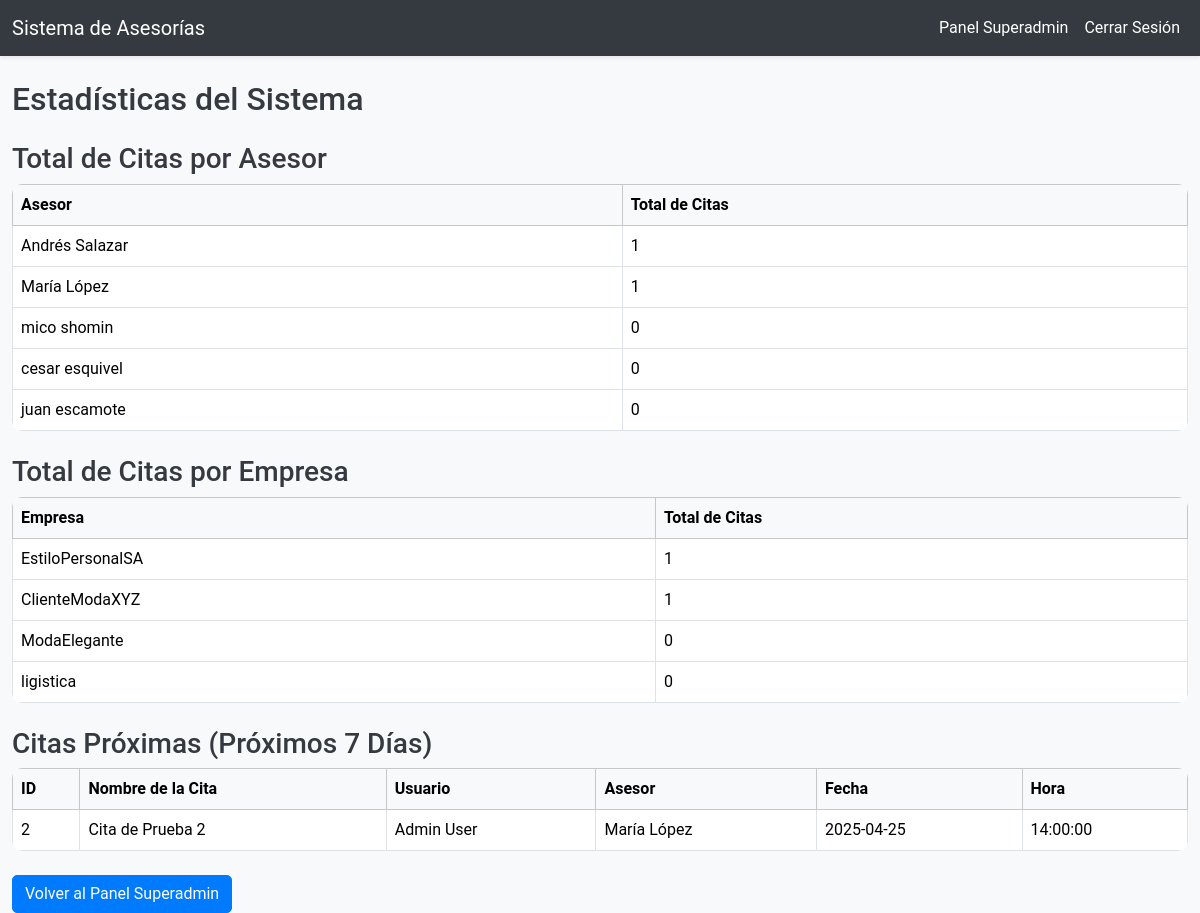
Page /estadisticas.php (signed in) on the committed database.
### tables this page shows
CREATE TABLE `citas` (
  `id_cita` int(11) NOT NULL,
  `nombre` varchar(50) NOT NULL,
  `documento_usuario` varchar(10) NOT NULL,
  `asesor_id` int(11) NOT NULL,
  `fecha` date NOT NULL,
  `hora` time NOT NULL
);

CREATE TABLE `usuarios` (
  `documento` varchar(11) NOT NULL,
  `nombres` varchar(40) NOT NULL,
  `telefono` varchar(20) NOT NULL,
  `email` varchar(150) NOT NULL,
  `clave` varchar(255) NOT NULL,
  `id_empresa` int(11) NOT NULL,
  `id_rol` int(11) NOT NULL
);

CREATE TABLE `asesores` (
  `id_asesor` int(11) NOT NULL,
  `nombre` varchar(40) NOT NULL,
  `especialidad` varchar(250) NOT NULL,
  `cod_barra` varchar(500) NOT NULL,
  `id_empresa` int(11) NOT NULL
);

### estadisticas.php (the view, shortened to what this page needs)
<?php
$host = '127.0.0.1';
$db = 'estilo_personal_hombres';
$user = 'root';
$pass = '';
$charset = 'utf8mb4';
$dsn = "mysql:host=$host;dbname=$db;charset=$charset";
$options = [
    PDO::ATTR_ERRMODE => PDO::ERRMODE_EXCEPTION,
    PDO::ATTR_DEFAULT_FETCH_MODE => PDO::FETCH_ASSOC,
    PDO::ATTR_EMULATE_PREPARES => false,
];
try {
    $pdo = new PDO($dsn, $user, $pass, $options);
} catch (PDOException $e) {
    die("Error de conexión: " . $e->getMessage());
}
$id_empresa = null;
$query_citas_asesor = "SELECT a.nombre AS nombre_asesor, COUNT(c.id_cita) AS total_citas
                       FROM asesores a
                       LEFT JOIN citas c ON a.id_asesor = c.asesor_id";
if ($_SESSION['rol'] === 'Admin') {
    $query_citas_asesor .= " WHERE a.id_empresa = ?
                             GROUP BY a.id_asesor, a.nombre";
    $stmt_citas_asesor = $pdo->prepare($query_citas_asesor);
    $stmt_citas_asesor->execute([$id_empresa]);
} else {
    $query_citas_asesor .= " GROUP BY a.id_asesor, a.nombre";
    $stmt_citas_asesor = $pdo->query($query_citas_asesor);
}
$citas_por_asesor = $stmt_citas_asesor->fetchAll();
$citas_por_empresa = [];
if ($_SESSION['rol'] === 'Superadmin') {
    $stmt_citas_empresa = $pdo->query("SELECT e.nombre_empresa, COUNT(c.id_cita) AS total_citas
                                       FROM empresas e
                                       LEFT JOIN usuarios u ON e.id_empresa = u.id_empresa
                                       LEFT JOIN citas c ON u.documento = c.documento_usuario
                                       GROUP BY e.id_empresa, e.nombre_empresa");
    $citas_por_empresa = $stmt_citas_empresa->fetchAll();
}
$fecha_actual = date('Y-m-d');
$fecha_limite = date('Y-m-d', strtotime('+7 days'));
$query_citas_proximas = "SELECT c.*, u.nombres AS nombre_usuario, a.nombre AS nombre_asesor
                         FROM citas c
                         JOIN usuarios u ON c.documento_usuario = u.documento
                         JOIN asesores a ON c.asesor_id = a.id_asesor
                         WHERE c.fecha BETWEEN ? AND ?";
if ($_SESSION['rol'] === 'Admin') {
    $query_citas_proximas .= " AND u.id_empresa = ?";
    $stmt_citas_proximas = $pdo->prepare($query_citas_proximas);
    $stmt_citas_proximas->execute([$fecha_actual, $fecha_limite, $id_empresa]);
} else {
    $stmt_citas_proximas = $pdo->prepare($query_citas_proximas);
    $stmt_citas_proximas->execute([$fecha_actual, $fecha_limite]);
}
$citas_proximas = $stmt_citas_proximas->fetchAll();
?>
<!DOCTYPE html>
<html lang="es">
<head>
    <link href="css/bootstrap.min.css" rel="stylesheet">
    <link href="css/estilo.css" rel="stylesheet">
</head>
<body>
    <nav class="navbar navbar-expand-lg navbar-light bg-light shadow-sm">
        <div class="container">
            <a class="navbar-brand" href="#">Sistema de Asesorías</a>
            <div class="navbar-nav ms-auto">
                <?php if ($_SESSION['rol'] === 'Superadmin'): ?>
                    <a class="nav-link" href="superadmin.php">Panel Superadmin</a>
                <?php else: ?>
                    <a class="nav-link" href="admin.php">Panel Admin</a>
                <?php endif; ?>
                <a class="nav-link" href="logout.php">Cerrar Sesión</a>
            </div>
        </div>
    </nav>
    <div class="container mt-4">
        <h2>Estadísticas del Sistema</h2>
        <div class="mt-4">
            <h3>Total de Citas por Asesor</h3>
            <?php if (empty($citas_por_asesor)): ?>
                <p>No hay citas registradas.</p>
            <?php else: ?>
                <table class="table table-bordered table-hover">
                    <thead class="table-light">
                        <tr>
                            <th>Asesor</th>
                            <th>Total de Citas</th>
                        </tr>
                    </thead>
                    <tbody>
                        <?php foreach ($citas_por_asesor as $row): ?>
                            <tr>
                                <td><?php echo htmlspecialchars($row['nombre_asesor']); ?></td>
                                <td><?php echo htmlspecialchars($row['total_citas']); ?></td>
                            </tr>
                        <?php endforeach; ?>
                    </tbody>
                </table>
            <?php endif; ?>
        </div>
        <?php if ($_SESSION['rol'] === 'Superadmin'): ?>
            <div class="mt-4">
                <h3>Total de Citas por Empresa</h3>
                <?php if (empty($citas_por_empresa)): ?>
                    <p>No hay citas registradas.</p>
                <?php else: ?>
                    <table class="table table-bordered table-hover">
                        <thead class="table-light">
                            <tr>
                                <th>Empresa</th>
                                <th>Total de Citas</th>
                            </tr>
                        </thead>
                        <tbody>
                            <?php foreach ($citas_por_empresa as $row): ?>
                                <tr>
                                    <td><?php echo htmlspecialchars($row['nombre_empresa']); ?></td>
                                    <td><?php echo htmlspecialchars($row['total_citas']); ?></td>
                                </tr>
                            <?php endforeach; ?>
                        </tbody>
                    </table>
                <?php endif; ?>
            </div>
        <?php endif; ?>
        <div class="mt-4">
            <h3>Citas Próximas (Próximos 7 Días)</h3>
            <?php if (empty($citas_proximas)): ?>
                <p>No hay citas programadas para los próximos 7 días.</p>
            <?php else: ?>
                <table class="table table-bordered table-hover">
                    <thead class="table-light">
                        <tr>
                            <th>ID</th>
                            <th>Nombre de la Cita</th>
                            <th>Usuario</th>
                            <th>Asesor</th>
                            <th>Fecha</th>
                            <th>Hora</th>
                        </tr>
                    </thead>
                    <tbody>
                        <?php foreach ($citas_proximas as $cita): ?>
                            <tr>
                                <td><?php echo htmlspecialchars($cita['id_cita']); ?></td>
                                <td><?php echo htmlspecialchars($cita['nombre']); ?></td>
                                <td><?php echo htmlspecialchars($cita['nombre_usuario']); ?></td>
                                <td><?php echo htmlspecialchars($cita['nombre_asesor']); ?></td>
                                <td><?php echo htmlspecialchars($cita['fecha']); ?></td>
                                <td><?php echo htmlspecialchars($cita['hora']); ?></td>
                            </tr>
                        <?php endforeach; ?>
                    </tbody>
                </table>
            <?php endif; ?>
        </div>
        <div class="mt-4">
            <?php if ($_SESSION['rol'] === 'Superadmin'): ?>
                <a href="superadmin.php" class="btn btn-primary">Volver al Panel Superadmin</a>
            <?php else: ?>
                <a href="admin.php" class="btn btn-primary">Volver al Panel Admin</a>
            <?php endif; ?>
        </div>
    </div>
</body>
</html>

### css/estilo.css (style rules this page uses)
body { background-color: #f8f9fa; font-family: 'Roboto', sans-serif; }
.navbar { background-color: #343a40 !important; }
.navbar-brand, .nav-link { color: #ffffff !important; }
h2, h3, h4 { color: #343a40; }
.btn-primary { background-color: #007bff; border-color: #007bff; border-radius: 5px; }
.table { background-color: #ffffff; border-radius: 10px; overflow: hidden; }
.table th, .table td { vertical-align: middle; }
.container { max-width: 1200px; }

### rows in the picture
citas: id_cita "2", nombre "Cita de Prueba 2", documento_usuario.nombres "Admin User", asesor.nombre "María López", fecha "2025-04-25", hora "14:00:00"

### other values in the picture
$row['nombre_asesor'] "Andrés Salazar"
$row['total_citas'] "1"
$row['nombre_asesor'] "María López"
$row['nombre_asesor'] "mico shomin"
$row['total_citas'] "0"
$row['nombre_asesor'] "cesar esquivel"
$row['nombre_asesor'] "juan escamote"
$row['nombre_empresa'] "EstiloPersonalSA"
$row['nombre_empresa'] "ClienteModaXYZ"
$row['nombre_empresa'] "ModaElegante"
$row['nombre_empresa'] "ligistica"
